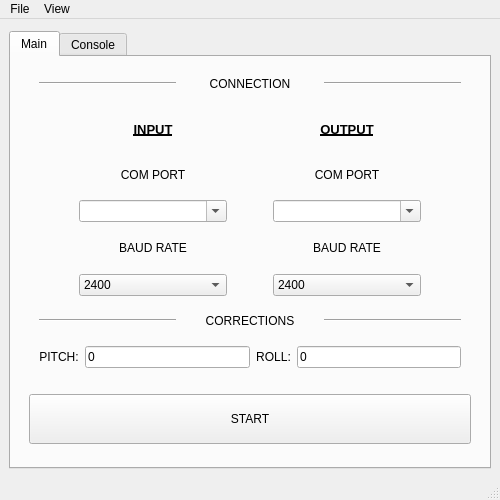
<?xml version="1.0" encoding="UTF-8"?>
<ui version="4.0">
 <class>MainWindow</class>
 <widget class="QMainWindow" name="MainWindow">
  <property name="geometry">
   <rect>
    <x>0</x>
    <y>0</y>
    <width>500</width>
    <height>500</height>
   </rect>
  </property>
  <property name="minimumSize">
   <size>
    <width>500</width>
    <height>500</height>
   </size>
  </property>
  <property name="font">
   <font>
    <family>Segoe UI</family>
   </font>
  </property>
  <property name="windowTitle">
   <string>MainWindow</string>
  </property>
  <property name="unifiedTitleAndToolBarOnMac">
   <bool>true</bool>
  </property>
  <widget class="QWidget" name="centralwidget">
   <property name="sizePolicy">
    <sizepolicy hsizetype="Expanding" vsizetype="Expanding">
     <horstretch>0</horstretch>
     <verstretch>0</verstretch>
    </sizepolicy>
   </property>
   <property name="minimumSize">
    <size>
     <width>23</width>
     <height>23</height>
    </size>
   </property>
   <layout class="QGridLayout" name="gridLayout">
    <item row="1" column="0">
     <widget class="QTabWidget" name="tabWidget">
      <property name="sizePolicy">
       <sizepolicy hsizetype="Preferred" vsizetype="Preferred">
        <horstretch>0</horstretch>
        <verstretch>0</verstretch>
       </sizepolicy>
      </property>
      <property name="maximumSize">
       <size>
        <width>9999</width>
        <height>99999</height>
       </size>
      </property>
      <property name="sizeIncrement">
       <size>
        <width>0</width>
        <height>0</height>
       </size>
      </property>
      <property name="currentIndex">
       <number>0</number>
      </property>
      <property name="documentMode">
       <bool>false</bool>
      </property>
      <widget class="QWidget" name="tab1">
       <attribute name="title">
        <string>Main</string>
       </attribute>
       <layout class="QGridLayout" name="gridLayout_6">
        <item row="0" column="0">
         <widget class="QFrame" name="frame">
          <property name="sizePolicy">
           <sizepolicy hsizetype="Expanding" vsizetype="Expanding">
            <horstretch>0</horstretch>
            <verstretch>0</verstretch>
           </sizepolicy>
          </property>
          <layout class="QGridLayout" name="gridLayout_5">
           <property name="sizeConstraint">
            <enum>QLayout::SetMaximumSize</enum>
           </property>
           <property name="bottomMargin">
            <number>14</number>
           </property>
           <item row="1" column="0">
            <layout class="QGridLayout" name="gridLayout_2">
             <property name="sizeConstraint">
              <enum>QLayout::SetFixedSize</enum>
             </property>
             <property name="leftMargin">
              <number>10</number>
             </property>
             <property name="topMargin">
              <number>10</number>
             </property>
             <property name="rightMargin">
              <number>10</number>
             </property>
             <property name="bottomMargin">
              <number>10</number>
             </property>
             <item row="0" column="1">
              <widget class="QLabel" name="label_5">
               <property name="font">
                <font>
                 <pointsize>10</pointsize>
                 <weight>75</weight>
                 <bold>true</bold>
                 <underline>true</underline>
                </font>
               </property>
               <property name="text">
                <string>INPUT</string>
               </property>
               <property name="alignment">
                <set>Qt::AlignCenter</set>
               </property>
              </widget>
             </item>
             <item row="4" column="1">
              <widget class="QComboBox" name="baud_in">
               <property name="currentText">
                <string>2400</string>
               </property>
               <item>
                <property name="text">
                 <string>2400</string>
                </property>
               </item>
               <item>
                <property name="text">
                 <string>4800</string>
                </property>
               </item>
               <item>
                <property name="text">
                 <string>9600</string>
                </property>
               </item>
               <item>
                <property name="text">
                 <string>14400</string>
                </property>
               </item>
               <item>
                <property name="text">
                 <string>19200</string>
                </property>
               </item>
               <item>
                <property name="text">
                 <string>38400</string>
                </property>
               </item>
               <item>
                <property name="text">
                 <string>57600</string>
                </property>
               </item>
              </widget>
             </item>
             <item row="4" column="3">
              <widget class="QComboBox" name="baud_out">
               <property name="currentText">
                <string>2400</string>
               </property>
               <item>
                <property name="text">
                 <string>2400</string>
                </property>
               </item>
               <item>
                <property name="text">
                 <string>4800</string>
                </property>
               </item>
               <item>
                <property name="text">
                 <string>9600</string>
                </property>
               </item>
               <item>
                <property name="text">
                 <string>14400</string>
                </property>
               </item>
               <item>
                <property name="text">
                 <string>19200</string>
                </property>
               </item>
               <item>
                <property name="text">
                 <string>38400</string>
                </property>
               </item>
               <item>
                <property name="text">
                 <string>57600</string>
                </property>
               </item>
              </widget>
             </item>
             <item row="3" column="3">
              <widget class="QLabel" name="label_10">
               <property name="text">
                <string>BAUD RATE</string>
               </property>
               <property name="alignment">
                <set>Qt::AlignCenter</set>
               </property>
              </widget>
             </item>
             <item row="3" column="1">
              <widget class="QLabel" name="label_9">
               <property name="text">
                <string>BAUD RATE</string>
               </property>
               <property name="alignment">
                <set>Qt::AlignCenter</set>
               </property>
              </widget>
             </item>
             <item row="1" column="3">
              <widget class="QLabel" name="label_8">
               <property name="text">
                <string>COM PORT</string>
               </property>
               <property name="alignment">
                <set>Qt::AlignCenter</set>
               </property>
              </widget>
             </item>
             <item row="1" column="1">
              <widget class="QLabel" name="label_7">
               <property name="text">
                <string>COM PORT</string>
               </property>
               <property name="alignment">
                <set>Qt::AlignCenter</set>
               </property>
              </widget>
             </item>
             <item row="0" column="3">
              <widget class="QLabel" name="label_6">
               <property name="font">
                <font>
                 <pointsize>10</pointsize>
                 <weight>75</weight>
                 <bold>true</bold>
                 <underline>true</underline>
                </font>
               </property>
               <property name="text">
                <string>OUTPUT</string>
               </property>
               <property name="alignment">
                <set>Qt::AlignCenter</set>
               </property>
              </widget>
             </item>
             <item row="4" column="2">
              <spacer name="horizontalSpacer_6">
               <property name="orientation">
                <enum>Qt::Horizontal</enum>
               </property>
               <property name="sizeType">
                <enum>QSizePolicy::Fixed</enum>
               </property>
               <property name="sizeHint" stdset="0">
                <size>
                 <width>40</width>
                 <height>20</height>
                </size>
               </property>
              </spacer>
             </item>
             <item row="1" column="2">
              <spacer name="horizontalSpacer_3">
               <property name="orientation">
                <enum>Qt::Horizontal</enum>
               </property>
               <property name="sizeType">
                <enum>QSizePolicy::Fixed</enum>
               </property>
               <property name="sizeHint" stdset="0">
                <size>
                 <width>40</width>
                 <height>20</height>
                </size>
               </property>
              </spacer>
             </item>
             <item row="3" column="2">
              <spacer name="horizontalSpacer_5">
               <property name="orientation">
                <enum>Qt::Horizontal</enum>
               </property>
               <property name="sizeType">
                <enum>QSizePolicy::Fixed</enum>
               </property>
               <property name="sizeHint" stdset="0">
                <size>
                 <width>40</width>
                 <height>20</height>
                </size>
               </property>
              </spacer>
             </item>
             <item row="2" column="2">
              <spacer name="horizontalSpacer_4">
               <property name="orientation">
                <enum>Qt::Horizontal</enum>
               </property>
               <property name="sizeType">
                <enum>QSizePolicy::Fixed</enum>
               </property>
               <property name="sizeHint" stdset="0">
                <size>
                 <width>40</width>
                 <height>20</height>
                </size>
               </property>
              </spacer>
             </item>
             <item row="0" column="2">
              <spacer name="horizontalSpacer_2">
               <property name="orientation">
                <enum>Qt::Horizontal</enum>
               </property>
               <property name="sizeType">
                <enum>QSizePolicy::Fixed</enum>
               </property>
               <property name="sizeHint" stdset="0">
                <size>
                 <width>40</width>
                 <height>20</height>
                </size>
               </property>
              </spacer>
             </item>
             <item row="1" column="0">
              <spacer name="horizontalSpacer_7">
               <property name="orientation">
                <enum>Qt::Horizontal</enum>
               </property>
               <property name="sizeType">
                <enum>QSizePolicy::Fixed</enum>
               </property>
               <property name="sizeHint" stdset="0">
                <size>
                 <width>40</width>
                 <height>20</height>
                </size>
               </property>
              </spacer>
             </item>
             <item row="1" column="4">
              <spacer name="horizontalSpacer_8">
               <property name="orientation">
                <enum>Qt::Horizontal</enum>
               </property>
               <property name="sizeType">
                <enum>QSizePolicy::Fixed</enum>
               </property>
               <property name="sizeHint" stdset="0">
                <size>
                 <width>40</width>
                 <height>20</height>
                </size>
               </property>
              </spacer>
             </item>
             <item row="2" column="1">
              <widget class="QComboBox" name="com_in">
               <property name="editable">
                <bool>true</bool>
               </property>
               <property name="insertPolicy">
                <enum>QComboBox::InsertAlphabetically</enum>
               </property>
              </widget>
             </item>
             <item row="2" column="3">
              <widget class="QComboBox" name="com_out">
               <property name="editable">
                <bool>true</bool>
               </property>
               <property name="insertPolicy">
                <enum>QComboBox::InsertAlphabetically</enum>
               </property>
              </widget>
             </item>
            </layout>
           </item>
           <item row="5" column="0">
            <widget class="QPushButton" name="pushButton">
             <property name="sizePolicy">
              <sizepolicy hsizetype="Minimum" vsizetype="Fixed">
               <horstretch>0</horstretch>
               <verstretch>0</verstretch>
              </sizepolicy>
             </property>
             <property name="minimumSize">
              <size>
               <width>0</width>
               <height>50</height>
              </size>
             </property>
             <property name="baseSize">
              <size>
               <width>20</width>
               <height>20</height>
              </size>
             </property>
             <property name="text">
              <string>START</string>
             </property>
            </widget>
           </item>
           <item row="3" column="0">
            <layout class="QGridLayout" name="gridLayout_4">
             <property name="leftMargin">
              <number>10</number>
             </property>
             <property name="topMargin">
              <number>10</number>
             </property>
             <property name="rightMargin">
              <number>10</number>
             </property>
             <property name="bottomMargin">
              <number>10</number>
             </property>
             <item row="0" column="0">
              <widget class="QLabel" name="label_3">
               <property name="text">
                <string>PITCH:</string>
               </property>
               <property name="alignment">
                <set>Qt::AlignCenter</set>
               </property>
              </widget>
             </item>
             <item row="0" column="2">
              <widget class="QLabel" name="label_4">
               <property name="text">
                <string>ROLL:</string>
               </property>
               <property name="alignment">
                <set>Qt::AlignCenter</set>
               </property>
              </widget>
             </item>
             <item row="0" column="1">
              <widget class="QLineEdit" name="pitch_correction">
               <property name="toolTip">
                <string>&lt;html&gt;&lt;head/&gt;&lt;body&gt;&lt;p&gt;&lt;span style=&quot; font-size:9pt;&quot;&gt;Sign convention: corrected pitch = raw - PitchCorrect&lt;/span&gt;&lt;/p&gt;&lt;/body&gt;&lt;/html&gt;</string>
               </property>
               <property name="text">
                <string>0</string>
               </property>
              </widget>
             </item>
             <item row="0" column="3">
              <widget class="QLineEdit" name="roll_correction">
               <property name="toolTip">
                <string>&lt;html&gt;&lt;head/&gt;&lt;body&gt;&lt;p&gt;&lt;span style=&quot; font-size:9pt;&quot;&gt;Sign convention: corrected roll = raw - RollCorrect&lt;/span&gt;&lt;/p&gt;&lt;/body&gt;&lt;/html&gt;</string>
               </property>
               <property name="text">
                <string>0</string>
               </property>
              </widget>
             </item>
            </layout>
           </item>
           <item row="4" column="0">
            <spacer name="verticalSpacer">
             <property name="orientation">
              <enum>Qt::Vertical</enum>
             </property>
             <property name="sizeType">
              <enum>QSizePolicy::Fixed</enum>
             </property>
             <property name="sizeHint" stdset="0">
              <size>
               <width>10</width>
               <height>10</height>
              </size>
             </property>
            </spacer>
           </item>
           <item row="0" column="0">
            <layout class="QHBoxLayout" name="horizontalLayout">
             <property name="sizeConstraint">
              <enum>QLayout::SetFixedSize</enum>
             </property>
             <property name="leftMargin">
              <number>10</number>
             </property>
             <property name="topMargin">
              <number>2</number>
             </property>
             <property name="rightMargin">
              <number>10</number>
             </property>
             <property name="bottomMargin">
              <number>2</number>
             </property>
             <item>
              <widget class="Line" name="line">
               <property name="orientation">
                <enum>Qt::Horizontal</enum>
               </property>
              </widget>
             </item>
             <item>
              <widget class="QLabel" name="label">
               <property name="sizePolicy">
                <sizepolicy hsizetype="Preferred" vsizetype="Fixed">
                 <horstretch>0</horstretch>
                 <verstretch>0</verstretch>
                </sizepolicy>
               </property>
               <property name="text">
                <string>CONNECTION</string>
               </property>
               <property name="alignment">
                <set>Qt::AlignCenter</set>
               </property>
              </widget>
             </item>
             <item>
              <widget class="Line" name="line_2">
               <property name="orientation">
                <enum>Qt::Horizontal</enum>
               </property>
              </widget>
             </item>
            </layout>
           </item>
           <item row="2" column="0">
            <layout class="QHBoxLayout" name="horizontalLayout_4">
             <property name="sizeConstraint">
              <enum>QLayout::SetFixedSize</enum>
             </property>
             <property name="leftMargin">
              <number>10</number>
             </property>
             <property name="topMargin">
              <number>2</number>
             </property>
             <property name="rightMargin">
              <number>10</number>
             </property>
             <property name="bottomMargin">
              <number>2</number>
             </property>
             <item>
              <widget class="Line" name="line_7">
               <property name="orientation">
                <enum>Qt::Horizontal</enum>
               </property>
              </widget>
             </item>
             <item>
              <widget class="QLabel" name="label_14">
               <property name="sizePolicy">
                <sizepolicy hsizetype="Preferred" vsizetype="Fixed">
                 <horstretch>0</horstretch>
                 <verstretch>0</verstretch>
                </sizepolicy>
               </property>
               <property name="text">
                <string>CORRECTIONS</string>
               </property>
               <property name="alignment">
                <set>Qt::AlignCenter</set>
               </property>
              </widget>
             </item>
             <item>
              <widget class="Line" name="line_8">
               <property name="orientation">
                <enum>Qt::Horizontal</enum>
               </property>
              </widget>
             </item>
            </layout>
           </item>
          </layout>
         </widget>
        </item>
       </layout>
      </widget>
      <widget class="QWidget" name="tab_2">
       <property name="sizePolicy">
        <sizepolicy hsizetype="Expanding" vsizetype="Expanding">
         <horstretch>0</horstretch>
         <verstretch>0</verstretch>
        </sizepolicy>
       </property>
       <attribute name="title">
        <string>Console</string>
       </attribute>
       <layout class="QGridLayout" name="gridLayout_7">
        <item row="0" column="0">
         <widget class="QFrame" name="verticalFrame">
          <property name="sizePolicy">
           <sizepolicy hsizetype="Expanding" vsizetype="Expanding">
            <horstretch>0</horstretch>
            <verstretch>0</verstretch>
           </sizepolicy>
          </property>
          <layout class="QGridLayout" name="gridLayout_3">
           <property name="leftMargin">
            <number>10</number>
           </property>
           <property name="rightMargin">
            <number>10</number>
           </property>
           <item row="0" column="0">
            <widget class="QLabel" name="label_11">
             <property name="text">
              <string>Input</string>
             </property>
             <property name="alignment">
              <set>Qt::AlignCenter</set>
             </property>
            </widget>
           </item>
           <item row="1" column="0">
            <widget class="QTextBrowser" name="console_in">
             <property name="html">
              <string>&lt;!DOCTYPE HTML PUBLIC &quot;-//W3C//DTD HTML 4.0//EN&quot; &quot;http://www.w3.org/TR/REC-html40/strict.dtd&quot;&gt;
&lt;html&gt;&lt;head&gt;&lt;meta name=&quot;qrichtext&quot; content=&quot;1&quot; /&gt;&lt;style type=&quot;text/css&quot;&gt;
p, li { white-space: pre-wrap; }
&lt;/style&gt;&lt;/head&gt;&lt;body style=&quot; font-family:'Segoe UI'; font-size:8.14286pt; font-weight:400; font-style:normal;&quot;&gt;
&lt;p style=&quot; margin-top:0px; margin-bottom:0px; margin-left:0px; margin-right:0px; -qt-block-indent:0; text-indent:0px;&quot;&gt;&lt;span style=&quot; font-family:'MS Shell Dlg 2'; font-size:8.14286pt;&quot;&gt;NOT STARTED&lt;/span&gt;&lt;/p&gt;&lt;/body&gt;&lt;/html&gt;</string>
             </property>
            </widget>
           </item>
           <item row="2" column="0">
            <widget class="QLabel" name="label_12">
             <property name="text">
              <string>Output</string>
             </property>
             <property name="alignment">
              <set>Qt::AlignCenter</set>
             </property>
            </widget>
           </item>
           <item row="3" column="0">
            <widget class="QTextBrowser" name="console_out">
             <property name="html">
              <string>&lt;!DOCTYPE HTML PUBLIC &quot;-//W3C//DTD HTML 4.0//EN&quot; &quot;http://www.w3.org/TR/REC-html40/strict.dtd&quot;&gt;
&lt;html&gt;&lt;head&gt;&lt;meta name=&quot;qrichtext&quot; content=&quot;1&quot; /&gt;&lt;style type=&quot;text/css&quot;&gt;
p, li { white-space: pre-wrap; }
&lt;/style&gt;&lt;/head&gt;&lt;body style=&quot; font-family:'Segoe UI'; font-size:8.14286pt; font-weight:400; font-style:normal;&quot;&gt;
&lt;p style=&quot; margin-top:0px; margin-bottom:0px; margin-left:0px; margin-right:0px; -qt-block-indent:0; text-indent:0px;&quot;&gt;&lt;span style=&quot; font-family:'MS Shell Dlg 2'; font-size:8.14286pt;&quot;&gt;NOT STARTED&lt;/span&gt;&lt;/p&gt;&lt;/body&gt;&lt;/html&gt;</string>
             </property>
            </widget>
           </item>
          </layout>
         </widget>
        </item>
       </layout>
      </widget>
     </widget>
    </item>
    <item row="0" column="0">
     <spacer name="verticalSpacer_2">
      <property name="orientation">
       <enum>Qt::Vertical</enum>
      </property>
      <property name="sizeType">
       <enum>QSizePolicy::Fixed</enum>
      </property>
      <property name="sizeHint" stdset="0">
       <size>
        <width>20</width>
        <height>3</height>
       </size>
      </property>
     </spacer>
    </item>
   </layout>
  </widget>
  <widget class="QMenuBar" name="menubar">
   <property name="geometry">
    <rect>
     <x>0</x>
     <y>0</y>
     <width>500</width>
     <height>21</height>
    </rect>
   </property>
   <widget class="QMenu" name="menuFile">
    <property name="title">
     <string>File</string>
    </property>
    <addaction name="actionSave"/>
   </widget>
   <widget class="QMenu" name="menuView">
    <property name="title">
     <string>View</string>
    </property>
    <addaction name="actionOptions"/>
   </widget>
   <addaction name="menuFile"/>
   <addaction name="menuView"/>
  </widget>
  <widget class="QStatusBar" name="statusbar"/>
  <action name="actionSave">
   <property name="text">
    <string>Save</string>
   </property>
  </action>
  <action name="actionOptions">
   <property name="text">
    <string>Options</string>
   </property>
  </action>
 </widget>
 <resources/>
 <connections/>
</ui>
